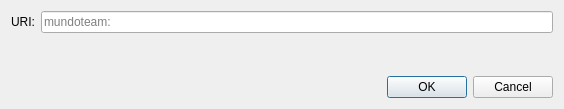
<?xml version="1.0" encoding="UTF-8"?>
<ui version="4.0">
 <class>OpenURIDialog</class>
 <widget class="QDialog" name="OpenURIDialog">
  <property name="geometry">
   <rect>
    <x>0</x>
    <y>0</y>
    <width>564</width>
    <height>109</height>
   </rect>
  </property>
  <property name="windowTitle">
   <string>Open mundoteam URI</string>
  </property>
  <layout class="QVBoxLayout" name="verticalLayout">
   <item>
    <layout class="QHBoxLayout" name="horizontalLayout">
     <item>
      <widget class="QLabel" name="label">
       <property name="text">
        <string>URI:</string>
       </property>
      </widget>
     </item>
     <item>
      <widget class="QValidatedLineEdit" name="uriEdit">
       <property name="placeholderText">
        <string notr="true">mundoteam:</string>
       </property>
      </widget>
     </item>
    </layout>
   </item>
   <item>
    <spacer name="verticalSpacer">
     <property name="orientation">
      <enum>Qt::Vertical</enum>
     </property>
     <property name="sizeHint" stdset="0">
      <size>
       <width>20</width>
       <height>40</height>
      </size>
     </property>
    </spacer>
   </item>
   <item>
    <widget class="QDialogButtonBox" name="buttonBox">
     <property name="orientation">
      <enum>Qt::Horizontal</enum>
     </property>
     <property name="standardButtons">
      <set>QDialogButtonBox::Cancel|QDialogButtonBox::Ok</set>
     </property>
    </widget>
   </item>
  </layout>
 </widget>
 <customwidgets>
  <customwidget>
   <class>QValidatedLineEdit</class>
   <extends>QLineEdit</extends>
   <header>qt/qvalidatedlineedit.h</header>
  </customwidget>
 </customwidgets>
 <resources/>
 <connections>
  <connection>
   <sender>buttonBox</sender>
   <signal>accepted()</signal>
   <receiver>OpenURIDialog</receiver>
   <slot>accept()</slot>
   <hints>
    <hint type="sourcelabel">
     <x>248</x>
     <y>254</y>
    </hint>
    <hint type="destinationlabel">
     <x>157</x>
     <y>274</y>
    </hint>
   </hints>
  </connection>
  <connection>
   <sender>buttonBox</sender>
   <signal>rejected()</signal>
   <receiver>OpenURIDialog</receiver>
   <slot>reject()</slot>
   <hints>
    <hint type="sourcelabel">
     <x>316</x>
     <y>260</y>
    </hint>
    <hint type="destinationlabel">
     <x>286</x>
     <y>274</y>
    </hint>
   </hints>
  </connection>
 </connections>
</ui>
